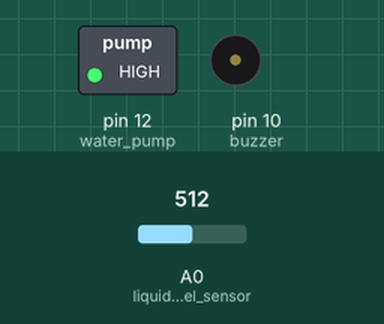
This sketch was run on a simulated Arduino Uno, built with avr-gcc and run on an emulated ATmega328P. On the bench: switched loads named in the sketch (green lamp = pin HIGH), buzzer (waves = sounding). Inputs (shaded band) come from the test bench; at power-on: A0 (liquid_level_sensor) = 512.

Above: at 2.8 s.
2.9 s: A0 (liquid_level_sensor) set to 308
5.6 s: A0 (liquid_level_sensor) set to 285
At 7.0 s:
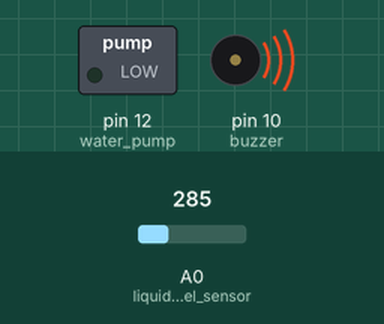
8.3 s: A0 (liquid_level_sensor) set to 306
At 11.2 s:
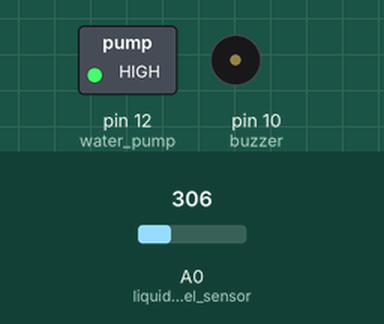
11.5 s: A0 (liquid_level_sensor) set to 290
At 12.8 s:
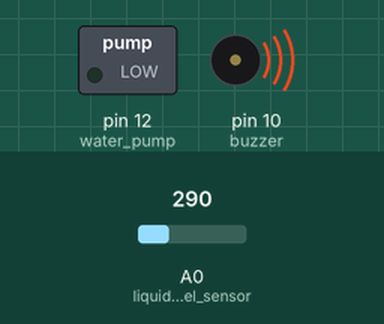
Timing chart, 0 to 14.5 s (numbered marks = the images above; inputs shaded):
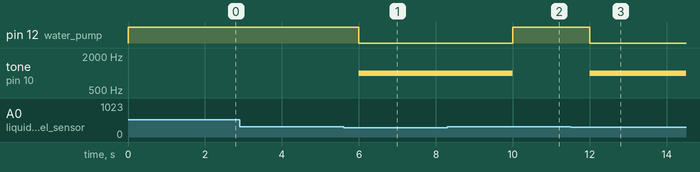

Measured:
- the behaviour switches between 301 and 300 on A0 (liquid_level_sensor) (found by bisection; images 0 and 1)
- after the input at 2.9 s, every drawn part: stays the same
- after the input at 5.6 s, pin 12 (water_pump): HIGH → LOW after 0.40 s; tone on pin 10 (buzzer): silent → 1000 Hz after 0.40 s
- after the input at 8.3 s, pin 12 (water_pump): LOW → HIGH after 1.7 s; tone on pin 10 (buzzer): 1000 Hz → silent after 1.7 s
- after the input at 11.5 s, pin 12 (water_pump): HIGH → LOW after 0.50 s; tone on pin 10 (buzzer): silent → 1000 Hz after 0.50 s

The sketch:

sketch_may24a.ino
```cpp
const int liquid_level_sensor=0;
const int water_pump=12;
const int buzzer=10;
void setup() {
  Serial.begin(9600);
  pinMode(liquid_level_sensor,INPUT);
  pinMode(water_pump,OUTPUT);
  pinMode(buzzer,OUTPUT);
}

void loop() {
  if(analogRead(liquid_level_sensor)>300){
    digitalWrite(water_pump,HIGH);
    noTone(buzzer);
  }
  else{
    digitalWrite(water_pump,LOW);
    tone(buzzer,1000);
  }

   delay(2000);
}
```
